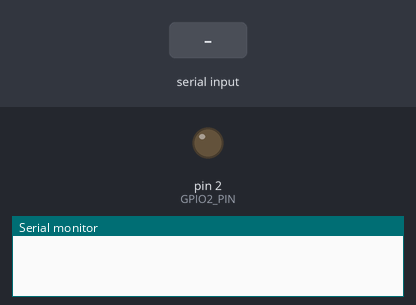
Bench run of a sketch on a simulated Arduino Uno, built with avr-gcc and run on an emulated ATmega328P. On the bench: output pins drawn as LEDs (lit = HIGH), the last lines printed to the serial monitor. The inputs (shaded band) are chosen by the test bench.

Above: at 1.2 s.
1.3 s: "a\n" received over Serial
At 2.2 s:
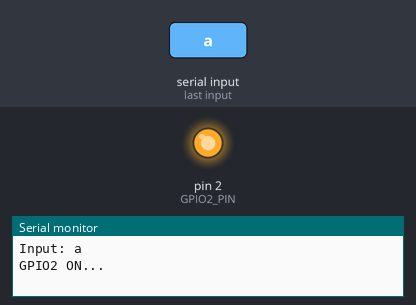
2.8 s: "1\n" received over Serial
At 3.4 s:
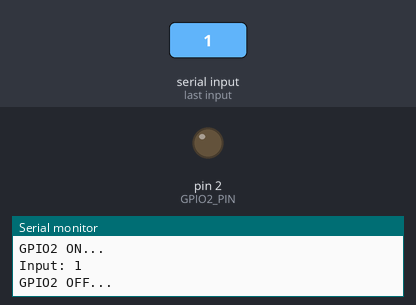
Timing chart, 0 to 5.8 s (numbered marks = the images above; inputs shaded):
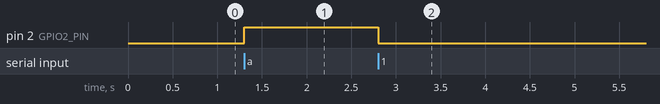

Measured:
- after the input at 1.3 s, pin 2 (GPIO2_PIN): LOW → HIGH at once
- after the input at 2.8 s, pin 2 (GPIO2_PIN): HIGH → LOW at once

The sketch:

Sample_ESP8266_GPIO.ino
```cpp
// init pin 0 | 2
const int GPIO2_PIN = 2;

// init boud
const int SERIAL_BOUND = 9600;

void setup() {
  // begin serial port with 9600 boud
  Serial.begin(SERIAL_BOUND);

  // set pin mode
  pinMode(GPIO2_PIN, OUTPUT);
}

void loop() {
  // Check for entries into Serial.
  if (Serial.available() > 0) {
    // Fetch value
    String command = Serial.readStringUntil('\n');
    Serial.println("Input: " + command);

    // Compare command
    if (command.equals("a")) {
      // Turn on port
      Serial.println("GPIO2 ON...");
      digitalWrite(GPIO2_PIN, HIGH);
    } else {
      // Turn off port
      Serial.println("GPIO2 OFF...");
      digitalWrite(GPIO2_PIN, LOW);
    }
  }

}
```
